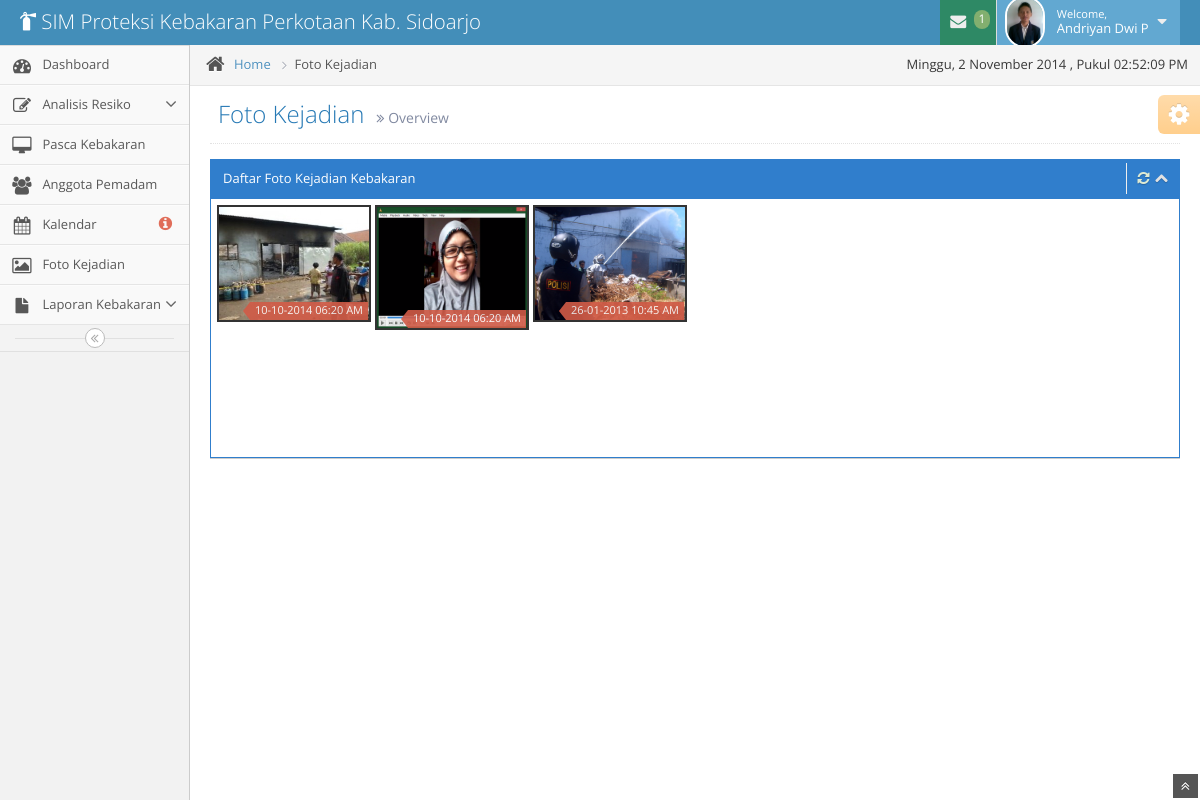
Before: /gallery/index.php (signed in) with the older database file.
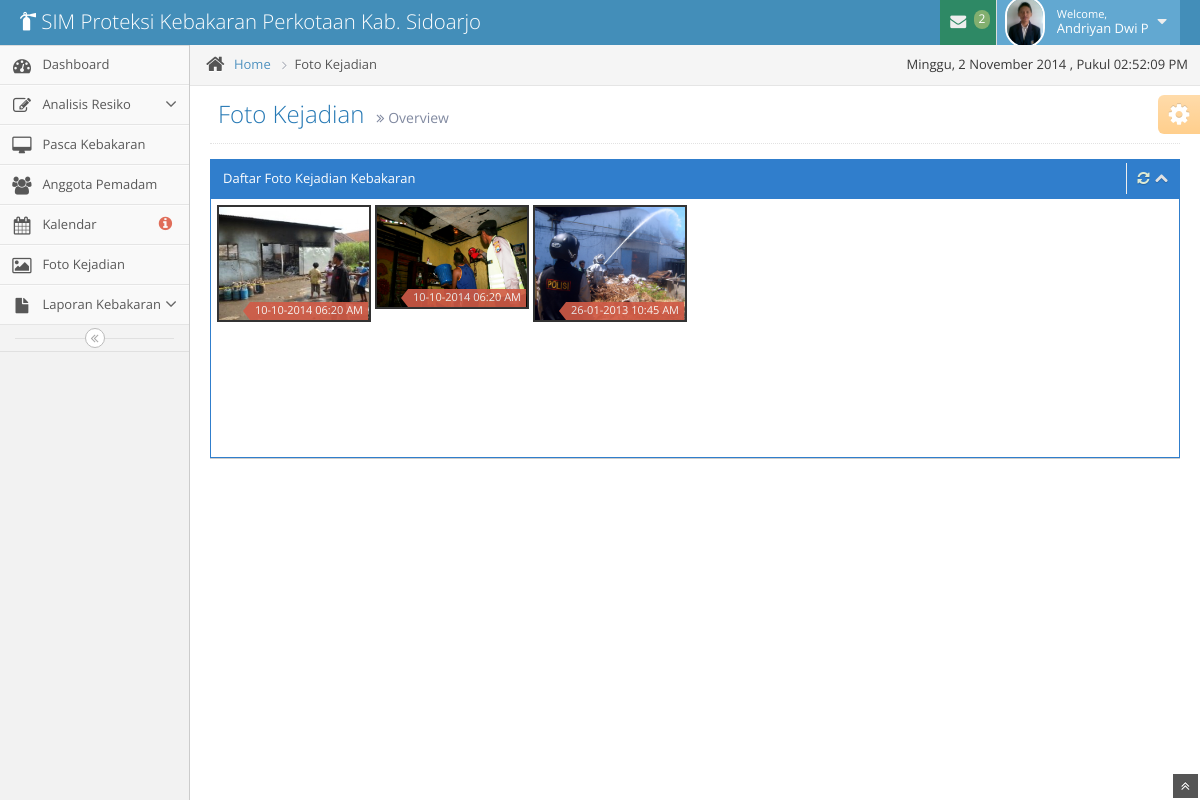
After: the same page with the newer database file.
### tables this page shows
CREATE TABLE IF NOT EXISTS `pegawai` (
  `pegawai_nip` int(20) NOT NULL,
  `id_level_user` int(11) NOT NULL,
  `pegawai_nama` varchar(50) NOT NULL,
  `pegawai_tempat` varchar(50) NOT NULL,
  `pegawai_tanggal` date NOT NULL,
  `pegawai_kelamin` varchar(20) NOT NULL,
  `pegawai_alamat` varchar(50) NOT NULL,
  `pegawai_no_telp` varchar(20) NOT NULL,
  `jabatan_id` int(2) NOT NULL,
  `pegawai_email` varchar(50) NOT NULL,
  `pegawai_password` varchar(200) NOT NULL,
  `pegawai_foto` varchar(255) NOT NULL,
  PRIMARY KEY (`pegawai_nip`),
  KEY `FK_jabatan` (`jabatan_id`),
  KEY `id_level_user` (`id_level_user`)
);

CREATE TABLE IF NOT EXISTS `foto_resiko` (
  `foto_id` int(11) NOT NULL AUTO_INCREMENT,
  `resiko_id` int(11) NOT NULL,
  `foto_nama` varchar(50) DEFAULT NULL,
  `foto_dir` varchar(200) DEFAULT NULL,
  PRIMARY KEY (`foto_id`),
  KEY `FK_resiko` (`resiko_id`)
);

CREATE TABLE IF NOT EXISTS `resiko` (
  `resiko_id` int(11) NOT NULL AUTO_INCREMENT,
  `resiko_tanggal_start` datetime NOT NULL,
  `resiko_tanggal_end` datetime NOT NULL,
  `nama_pelapor` varchar(50) NOT NULL,
  `nomor_telp` varchar(12) NOT NULL,
  `alamat_pelapor` varchar(100) NOT NULL,
  `ID_BANGUNAN` int(11) NOT NULL,
  `DESA_ID` int(2) NOT NULL,
  `KECAMATAN_ID` int(2) NOT NULL,
  `ID_SUMBER` int(11) NOT NULL,
  `exposure` varchar(50) NOT NULL,
  `tepol` varchar(50) NOT NULL,
  `panjang` varchar(10) NOT NULL,
  `lebar` varchar(10) NOT NULL,
  `tinggi` varchar(10) NOT NULL,
  `pasokan_air_minimum` varchar(10) NOT NULL,
  `penerapan_air` varchar(10) NOT NULL,
  `pengangkutan_air` varchar(10) NOT NULL,
  `tipe_proteksi` enum('MPKP','MPKL','MPKBG') DEFAULT NULL,
  `resiko_status` enum('no','yes') NOT NULL,
  PRIMARY KEY (`resiko_id`),
  KEY `FK_kecamatan` (`KECAMATAN_ID`),
  KEY `FK_bangunan` (`ID_BANGUNAN`),
  KEY `FK_desa` (`DESA_ID`),
  KEY `FK_sumber_air` (`ID_SUMBER`)
);

### gallery/index.php (the view, shortened to what the rows shown need)
<?php
include '../template/header.php';
if ((isset($_SESSION['pegawai_nomor']) && isset($_SESSION['level'])) || (isset($_COOKIE['level']) && isset($_COOKIE['pegawai_nomor']))) {
    $sql = mysql_query("SELECT * FROM pegawai WHERE (pegawai_nip='" . $_SESSION['pegawai_nomor'] . "' AND id_level_user='".$_SESSION['level']."')
                        OR (pegawai_nip='" . $_COOKIE['pegawai_nomor'] . "' AND id_level_user='".$_COOKIE['level']."')") or die("Query : ".mysql_error());
    if ($sql == false) {
        die(mysql_error());
        header('Location: ../login/login.php');
        exit();
    } else if (mysql_num_rows($sql)) {
        while ($row = mysql_fetch_assoc($sql)) {
            ?>
            <body>
                <div class="navbar">
                    <div class="navbar-inner">
                        <div class="container-fluid">
                            <a href="../beranda/index" class="brand">
                                <small>
                                    <i class="icon-fire-extinguisher"></i>
                                    SIM Proteksi Kebakaran Perkotaan Kab. Sidoarjo
                                </small>
                            </a>
                            <ul class="nav ace-nav pull-right">
                                <li class="green">
                                    <a data-toggle="dropdown" class="dropdown-toggle" href="#">
                                        <i class="icon-envelope icon-animated-vertical"></i>
                                        <?php
                                        $level = $row['id_level_user'];
                                        $jabatan = $row['jabatan_id'];
                                        $cek_pesan = mysql_query("SELECT * FROM pesan WHERE pesan_status = 0 AND pesan_untuk='$jabatan'") or die("Query : ".mysql_error());
                                        $jml_pesan = mysql_num_rows($cek_pesan);
                                        if($jml_pesan > 0){
                                            echo "<span class='badge badge-success'>$jml_pesan</span>";
                                        }else{
                                            echo "<span class='badge badge-success'>0</span>";
                                        }
                                        ?>
                                    </a>
                                </li>
                                <li class="light-blue">
                                    <a data-toggle="dropdown" href="#" class="dropdown-toggle">
                                        <img class="nav-user-photo" src="../assets/img/img-anggota/<?= $row['pegawai_foto']; ?>" alt="<?php echo $hasil['pegawai_nama']; ?>" />
                                        <span class="user-info">
                                            <small>Welcome,</small>
                                            <?php echo $row['pegawai_nama']; ?>
                                        </span>
                                        <i class="icon-caret-down"></i>
                                    </a>
                                </li>
                            </ul>
                        </div>
                    </div>
                </div>
                <div class="main-container container-fluid">
                    <?php
                    include '../template/sidebar.php';
                    ?>
                    <div class="main-content">
                        <div class="breadcrumbs" id="breadcrumbs">
                            <ul class="breadcrumb">
                                <li>
                                    <i class="icon-home home-icon"></i>
                                    <a href="index">Home</a>
                                    <span class="divider">
                                        <i class="icon-angle-right arrow-icon"></i>
                                    </span>
                                </li>
                                <li class="active">Foto Kejadian</li>
                            </ul>
                            <div class="pull-right">
                                , Pukul <span id="clock"></span>
                            </div>
                        </div>
                        <div class="page-content">
                            <div class="page-header position-relative">
                                <h1>
                                    Foto Kejadian
                                    <small>
                                        <i class="icon-double-angle-right"></i>
                                        Overview
                                    </small>
                                </h1>
                            </div>
                            <div class="row-fluid">
                                <div class="span12">
                                    <?php
                                        $result = mysql_query("SELECT a.resiko_id AS id, a.resiko_tanggal_start AS tgl_kejadian,
                                                            b.foto_nama, b.foto_dir FROM resiko AS a
                                                            INNER JOIN foto_resiko AS b ON (a.resiko_id = b.resiko_id)
                                                            WHERE a.resiko_tanggal_start BETWEEN '2013-01-01' AND '2015-12-31'") or die("Query : ".mysql_error());
                                    ?>
                                    <div class="row-fluid">
                                        <div class="widget-box">
                                            <div class="widget-header widget-hea1der-small header-color-blue">
                                                <h6>Daftar Foto Kejadian Kebakaran</h6>
                                                <div class="widget-toolbar">
                                                    <a href="#" data-action="reload">
                                                        <i class="icon-refresh"></i>
                                                    </a>
                                                    <a href="#" data-action="collapse">
                                                        <i class="icon-chevron-up"></i>
                                                    </a>
                                                </div>
                                            </div>
                                            <div class="widget-body">
                                                <div class="widget-main padding-4">
                                                    <div class="slim-scroll" data-height="250">
                                                        <div class="content">
                                                            <ul class="ace-thumbnails">
                                                            <?php
                                                                while($row=mysql_fetch_array($result)){
                                                            ?>
                                                                <li>
                                                                    <a href="../assets/img/foto-kejadian/<?php echo $row['foto_dir'];?>" title="<?php echo $row['foto_nama'];?>" data-rel="colorbox">
                                                                        <img width="150" height="150" alt="150x150" src="../assets/img/foto-kejadian/<?php echo $row['foto_dir'];?>" />
                                                                        <div class="tags">
                                                                            <span class="label label-important arrowed"><?php echo date('d-m-Y H:i A',strtotime($row['tgl_kejadian']));?></span>
                                                                        </div>
                                                                    </a>
                                                                </li>
                                                            <?php } ?>
                                                            </ul>
                                                        </div>
                                                    </div>
                                                </div>
                                            </div>
                                        </div>
                                    </div>
                                </div>
                            </div>
                        </div>
                <?php
                    }
                }
            }
            ?>
        </div>
    </div>
    </body>
</html>

### template/sidebar.php (shortened to what the rows shown need)
<?php
    if($level == '1'){
?>
<div class="sidebar" id="sidebar">
    <ul class="nav nav-list">
        <li>
            <a href="../beranda/index">
                <i class="icon-dashboard"></i>
                <span class="menu-text"> Dashboard </span>
            </a>
        </li>
        <li>
            <a href="" class="dropdown-toggle">
                <i class="icon-edit"></i>
                <span class="menu-text"> Analisis Resiko </span>
                <b class="arrow icon-angle-down"></b>
            </a>
        </li>
        <li>
            <a href="../pasca/pasca" class="dropdown-toggle">
                <i class="icon-desktop"></i>
                <span class="menu-text"> Pasca Kebakaran </span>
            </a>
        </li>
        <li>
            <a href="../anggota/list">
                <i class="icon-group"></i>
                <span class="menu-text"> Anggota Pemadam </span>
            </a>
        </li>
        <li>
            <a href="../kalendar/kalendar">
                <i class="icon-calendar"></i>
                <?php
                    $thn = date('Y');
                    $bln = date('m');
                    $cek = mysql_query("SELECT * FROM resiko WHERE resiko_tanggal_start BETWEEN '$thn-$bln-01' AND '$thn-$bln-31'") or die("Query : ".mysql_error());
                    $jml = mysql_num_rows($cek);
                ?>
                <span class="menu-text">
                    Kalendar
                    <?php if($jml>0){ ?>
                    <span class="badge badge-transparent tooltip-error" title="<?php echo $jml; ?>&nbsp;Important&nbsp;Events">
                        <i class="icon-info-sign red bigger-130"></i>
                    </span>
                    <?php }else{ ?>
                    <span class="badge badge-transparent tooltip-error" title="0&nbsp;Important&nbsp;Events">
                        <i class="icon-info-sign red bigger-130"></i>
                    </span>
                    <?php } ?>
                </span>
            </a>
        </li>
        <li>
            <a href="../gallery/">
                <i class="icon-picture"></i>
                <span class="menu-text"> Foto Kejadian </span>
            </a>
        </li>
        <li>
            <a href="#" class="dropdown-toggle">
                <i class="icon-file"></i>
                <span class="menu-text">
                    Laporan Kebakaran
                </span>
                <b class="arrow icon-angle-down"></b>
            </a>
        </li>
    </ul>
    <div class="sidebar-collapse" id="sidebar-collapse">
        <i class="icon-double-angle-left"></i>
    </div>
</div>
<?php
}else if($level == '2' || $level = '3'){
?>
<div class="sidebar" id="sidebar">
    <div class="sidebar-shortcuts" id="sidebar-shortcuts">
        <div class="sidebar-shortcuts-mini" id="sidebar-shortcuts-mini">
            <span class="btn btn-success"></span>
            <span class="btn btn-info"></span>
            <span class="btn btn-warning"></span>
            <span class="btn btn-danger"></span>
        </div>
    </div>
    <ul class="nav nav-list">
        <li>
            <a href="../beranda/index">
                <i class="icon-dashboard"></i>
                <span class="menu-text"> Dashboard </span>
            </a>
        </li>
        <li>
            <a href="../pasca/pasca" class="dropdown-toggle">
                <i class="icon-desktop"></i>
                <span class="menu-text"> Pasca Kebakaran </span>
            </a>
        </li>
        <li>
            <a href="../anggota/list">
                <i class="icon-group"></i>
                <span class="menu-text"> Anggota Pemadam </span>
            </a>
        </li>
        <li>
            <a href="../kalendar/kalendar">
                <i class="icon-calendar"></i>
                <?php
                    $thn = date('Y');
                    $bln = date('m');
                    $cek = mysql_query("SELECT * FROM resiko WHERE resiko_tanggal_start BETWEEN '$thn-$bln-01' AND '$thn-$bln-31'") or die("Query : ".mysql_error());
                    $jml = mysql_num_rows($cek);
                ?>
                <span class="menu-text">
                    Kalendar
                    <?php if($jml>0){ ?>
                    <span class="badge badge-transparent tooltip-error" title="<?php echo $jml; ?>&nbsp;Important&nbsp;Events">
                        <i class="icon-info-sign red bigger-130"></i>
                    </span>
                    <?php }else{ ?>
                    <span class="badge badge-transparent tooltip-error" title="0&nbsp;Important&nbsp;Events">
                        <i class="icon-info-sign red bigger-130"></i>
                    </span>
                    <?php } ?>
                </span>
            </a>
        </li>
        <li>
            <a href="../gallery/">
                <i class="icon-picture"></i>
                <span class="menu-text"> Foto Kejadian </span>
            </a>
        </li>
        <li>
            <a href="#" class="dropdown-toggle">
                <i class="icon-file"></i>
                <span class="menu-text">
                    Laporan Kebakaran
                </span>
                <b class="arrow icon-angle-down"></b>
            </a>
            <ul class="submenu">
                <li>
                    <a href="../laporan/">
                        <i class="icon-double-angle-right"></i>
                        Laporan Kebakaran
                    </a>
                </li>
                <li>
                    <a href="../grafik/">
                        <i class="icon-double-angle-right"></i>
                        Grafik Kebakaran
                    </a>
                </li>
            </ul>
        </li>
    </ul>
    <div class="sidebar-collapse" id="sidebar-collapse">
        <i class="icon-double-angle-left"></i>
    </div>
</div>
<?php
}
?>

Changed rows visible on the page:
computed for pegawai "Andriyan Dwi P": jml_pesan "1" → "2"
changed foto_resiko (number 2 of 3 on the later page): foto_dir: a different picture
